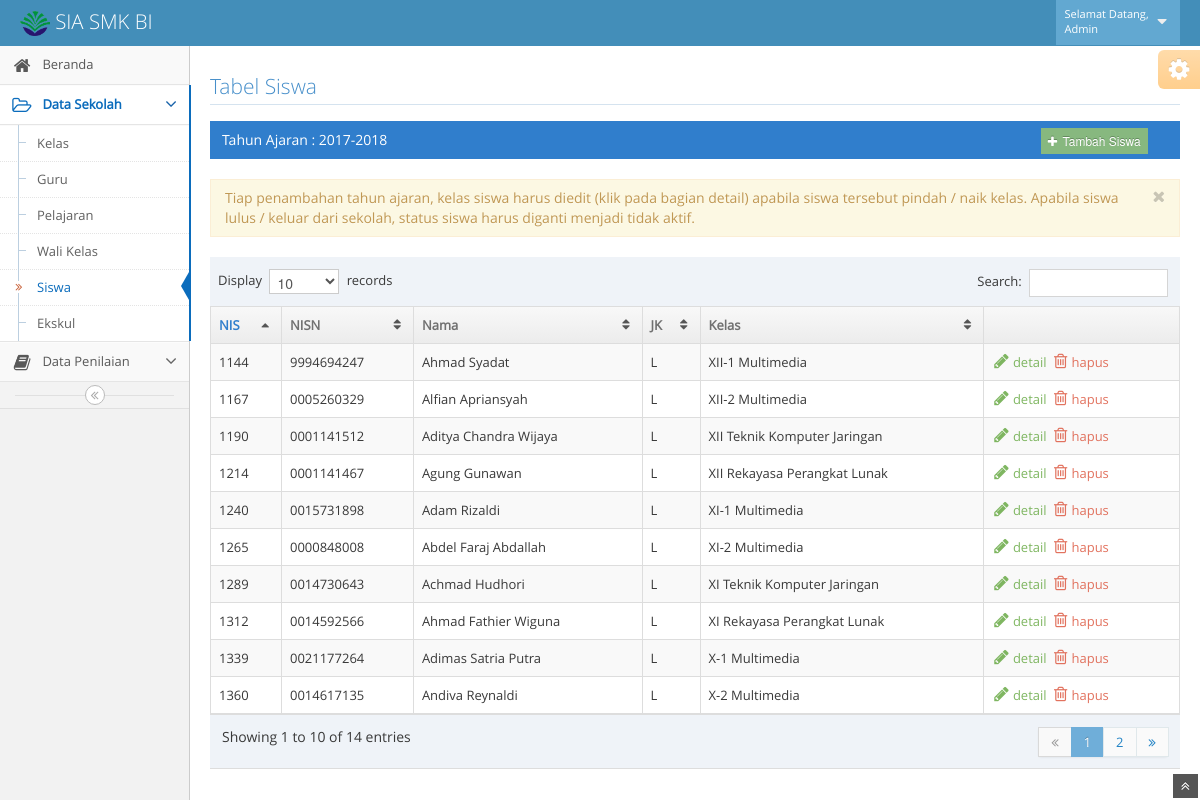
Screenshot of /admin/admin-siswa.php (signed in) with the database file from the repository.
### tables this page shows
CREATE TABLE `kelas` (
  `kode_kelas` int(4) NOT NULL,
  `tahun_ajar` varchar(10) NOT NULL,
  `kelas` varchar(5) NOT NULL,
  `peminatan` varchar(25) NOT NULL
);

CREATE TABLE `siswa` (
  `kode_siswa` int(5) NOT NULL,
  `nis` varchar(16) NOT NULL,
  `nisn` varchar(16) DEFAULT NULL,
  `nama_siswa` varchar(40) NOT NULL,
  `jk` char(1) NOT NULL,
  `agama` varchar(10) NOT NULL,
  `tempat_lahir` varchar(40) DEFAULT NULL,
  `tgl_lahir` char(10) DEFAULT NULL,
  `alamat` varchar(90) DEFAULT NULL,
  `no_telp` varchar(16) DEFAULT NULL,
  `status_siswa` char(1) NOT NULL,
  `pass` varchar(16) NOT NULL
);

### admin/admin-siswa.php (the view, shortened to what this page needs)
<?php
	include '../config.php';
	$user=$_SESSION['user'];
	$query="select nama_admin from administrator where user='$user'";
	$result=mysqli_query($koneksi,$query);
    while($data=mysqli_fetch_array($result)){
        $nama=$data['nama_admin'];}
	$queryta="select tahun_ajar from kelas order by kode_kelas desc limit 1";
	$ta=mysqli_query($koneksi,$queryta);
	$data=mysqli_fetch_array($ta);
	$tampilta=$data['tahun_ajar'];
?>
<!DOCTYPE html>
<html lang="en">
	<head>
		<link href="../assets/css/bootstrap.min.css" rel="stylesheet" />
		<link href="../assets/css/bootstrap-responsive.min.css" rel="stylesheet" />
		<link rel="stylesheet" href="../assets/css/font-awesome.min.css" />
		<link rel="stylesheet" href="../assets/css/datepicker.css" />
		<link rel="stylesheet" href="../assets/css/chosen.css" />
		<link rel="stylesheet" href="../assets/css/ace-fonts.css" />
		<link rel="stylesheet" href="../assets/css/ace.min.css" />
		<link rel="stylesheet" href="../assets/css/ace-responsive.min.css" />
		<link rel="stylesheet" href="../assets/css/ace-skins.min.css" />
	</head>
	<body>
		<div class="navbar">
			<div class="navbar-inner">
				<div class="container-fluid">
					<a href="#" class="brand">
						<small>
							<img src="../assets/images/logobi-25.png" width="15%">
							SIA SMK BI
						</small>
					</a>
					<ul class="nav ace-nav pull-right">
						<li class="light-blue">
							<a data-toggle="dropdown" href="#" class="dropdown-toggle">
								<span class="user-info">
									<small>Selamat Datang,</small>
									<small><?php echo $nama ?></small>
								</span>
								<i class="icon-caret-down"></i>
							</a>
						</li>
					</ul>
				</div>
			</div>
		</div>
		<div class="main-container container-fluid">
			<div class="sidebar" id="sidebar">
				<ul class="nav nav-list">
					<li>
						<a href="admin.php">
							<i class="icon-home"></i>
							<span class="menu-text"> Beranda </span>
						</a>
					</li>
					<li class="active open">
						<a href="#" class="dropdown-toggle">
							<i class="icon-folder-open-alt "></i>
							<span class="menu-text"> Data Sekolah </span>
							<b class="arrow icon-angle-down"></b>
						</a>
						<ul class="submenu">
							<li>
								<a href="admin-kelas.php">
									<i class="icon-double-angle-right"></i>Kelas
								</a>
							</li>
							<li>
								<a href="admin-guru.php">
									<i class="icon-double-angle-right"></i>Guru
								</a>
							</li>
							<li>
								<a href="admin-pel.php">
									<i class="icon-double-angle-right"></i>Pelajaran
								</a>
							</li>
							<li>
								<a href="admin-wk.php">
									<i class="icon-double-angle-right"></i>Wali Kelas
								</a>
							</li>
							<li class="active">
								<a href="admin-siswa.php">
									<i class="icon-double-angle-right"></i>Siswa
								</a>
							</li>
							<li>
								<a href="admin-ekskul.php">
									<i class="icon-double-angle-right"></i>Ekskul
								</a>
							</li>
						</ul>
					</li>
					<li>
						<a href="#" class="dropdown-toggle">
							<i class="icon-book "></i>
							<span class="menu-text"> Data Penilaian </span>
							<b class="arrow icon-angle-down"></b>
						</a>
					</li>
				</ul>
				<div class="sidebar-collapse" id="sidebar-collapse">
					<i class="icon-double-angle-left"></i>
				</div>
			</div>
			<div class="main-content">
				<div class="page-content">
					<div class="row-fluid">
						<div class="span12">
							<div class="row-fluid">
								<a href="admin-siswa.php" title="Refresh Halaman ini">
									<h3 class="header smaller lighter blue">Tabel Siswa
									</h3>
								</a>
								<div class="table-header" >
									<form class="form-inline" method="post" action="#">
										<div class="row-fluid">
											<div class="span10">
											<?php
												echo "Tahun Ajaran : $tampilta";
											?>
											</div>
											<div class="span2">
												<a href="#modal-tambah" role="button"  data-toggle="modal">
													<button onclick="return false;" class="btn btn-mini btn-success" title="tambah siswa">
														<i class="icon-plus"></i> Tambah Siswa
													</button>
												</a>
											</div>
										</div>
									</form>
								</div>
								<div class="alert alert-warning">
									<button type="button" class="close" data-dismiss="alert">
										<i class="icon-remove"></i>
									</button>
									Tiap penambahan tahun ajaran, kelas siswa harus diedit (klik pada bagian detail) apabila siswa tersebut pindah / naik kelas. Apabila siswa lulus / keluar dari sekolah, status siswa harus diganti menjadi tidak aktif.
									<br />
								</div>
								<table id="tabel-siswa" class="table table-striped table-bordered table-hover">
									<thead>
										<tr>
											<th>NIS</th>
											<th>NISN</th>
											<th>Nama</th>
											<th>JK</th>
											<th>Kelas</th>
											<th></th>
										</tr>
									</thead>
									<tbody>
										<tr>
										<?php
										    include '../config.php';
										    $querytbl="select siswa.nis, siswa.nisn, siswa.nama_siswa, siswa.jk, siswa.kode_siswa, siswa.status_siswa, kelas.kelas, kelas.peminatan from kelas, siswa, kelas_siswa where kelas.kode_kelas=kelas_siswa.kode_kelas and kelas_siswa.kode_siswa=siswa.kode_siswa and siswa.status_siswa='A';";
										    	$resulttbl=mysqli_query($koneksi,$querytbl);
										    	while ($datatbl=mysqli_fetch_array($resulttbl)) {
										    		echo "<td>".$datatbl['nis']."</td>
											    		<td>".$datatbl['nisn']."</td>
											    		<td>".$datatbl['nama_siswa']."</td>
											    		<td>".$datatbl['jk']."</td>
											    		<td>".$datatbl['kelas']." ".$datatbl['peminatan']."</td>";
											    	echo '<td class="td-actions">
														<div class="hidden-phone visible-desktop action-buttons">
															<a class="green" href="lihatsiswa.php?ks='.$datatbl['kode_siswa'].'" >
																<i class="icon-pencil bigger-130"> </i> detail
															</a>
															<a class="red" href="hapussiswa.php?ks='.$datatbl['kode_siswa'].'">
																<i class="icon-trash bigger-130"> </i> hapus
															</a>
														</div>
														<div class="hidden-desktop visible-phone">
															<div class="inline position-relative">
																<button class="btn btn-minier btn-yellow dropdown-toggle" data-toggle="dropdown">
																	<i class="icon-caret-down icon-only bigger-120"></i>
																</button>
																<ul class="dropdown-menu dropdown-icon-only dropdown-yellow pull-right dropdown-caret dropdown-close">
																	<li>
																		<a href="lihatsiswa.php?ks='.$datatbl['kode_siswa'].'" class="tooltip-success" data-rel="tooltip" title="Detail">
																			<span class="green">
																				<i class="icon-edit bigger-120"></i>
																			</span>
																		</a>
																	</li>
																	<li>
																		<a class="red" href="hapussiswa.php?ks='.$datatbl['kode_siswa'].'" class="tooltip-error" data-rel="tooltip" title="Hapus">
																			<span class="red">
																				<i class="icon-trash bigger-120"></i>
																			</span>
																		</a>
																	</li>
																</ul>
															</div>
														</div>
													</td>
												</tr>';
											    }
										    ?>
									</tbody>
								</table>
							</div>
						</div>
					</div>
				</div>
			</div>
		</div>
				<div class="ace-settings-container" id="ace-settings-container">
					<div class="btn btn-app btn-mini btn-warning ace-settings-btn" id="ace-settings-btn">
						<i class="icon-cog bigger-150"></i>
					</div>
				</div>
		<a href="#" id="btn-scroll-up" class="btn-scroll-up btn btn-small btn-inverse">
			<i class="icon-double-angle-up icon-only bigger-110" title="kembali ke atas"></i>
		</a>
	</body>
</html>

### rows the page displays
kelas: siswa.nis "1144", siswa.nisn "9994694247", siswa.nama_siswa "Ahmad Syadat", siswa.jk "L", kelas "XII-1", peminatan "Multimedia"
kelas: siswa.nis "1167", siswa.nisn "0005260329", siswa.nama_siswa "Alfian Apriansyah", siswa.jk "L", kelas "XII-2", peminatan "Multimedia"
kelas: siswa.nis "1190", siswa.nisn "0001141512", siswa.nama_siswa "Aditya Chandra Wijaya", siswa.jk "L", kelas "XII", peminatan "Teknik Komputer Jaringan"
kelas: siswa.nis "1214", siswa.nisn "0001141467", siswa.nama_siswa "Agung Gunawan", siswa.jk "L", kelas "XII", peminatan "Rekayasa Perangkat Lunak"
kelas: siswa.nis "1240", siswa.nisn "0015731898", siswa.nama_siswa "Adam Rizaldi", siswa.jk "L", kelas "XI-1", peminatan "Multimedia"
kelas: siswa.nis "1265", siswa.nisn "0000848008", siswa.nama_siswa "Abdel Faraj Abdallah", siswa.jk "L", kelas "XI-2", peminatan "Multimedia"
kelas: siswa.nis "1289", siswa.nisn "0014730643", siswa.nama_siswa "Achmad Hudhori", siswa.jk "L", kelas "XI", peminatan "Teknik Komputer Jaringan"
kelas: siswa.nis "1312", siswa.nisn "0014592566", siswa.nama_siswa "Ahmad Fathier Wiguna", siswa.jk "L", kelas "XI", peminatan "Rekayasa Perangkat Lunak"
kelas: siswa.nis "1339", siswa.nisn "0021177264", siswa.nama_siswa "Adimas Satria Putra", siswa.jk "L", kelas "X-1", peminatan "Multimedia"
kelas: siswa.nis "1360", siswa.nisn "0014617135", siswa.nama_siswa "Andiva Reynaldi", siswa.jk "L", kelas "X-2", peminatan "Multimedia"

### other values shown
$nama "Admin"
$tampilta "2017-2018"
